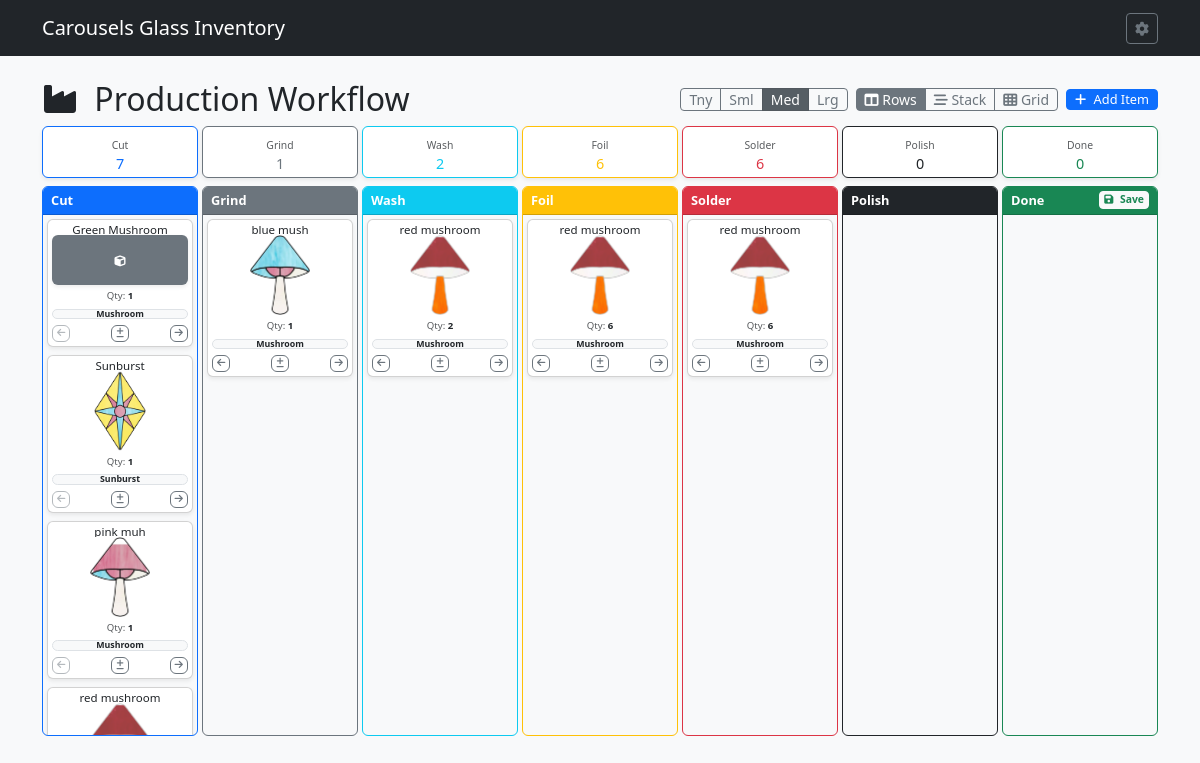
Screenshot of /production with the database file from the repository.
### tables this page shows
CREATE TABLE ICC (

    IPID INTEGER PRIMARY KEY AUTOINCREMENT,	--Item State ID
    ITEMID INTEGER,				--Item ID
    IPCUT INTEGER,				--Item num in Cut State
    IPGRND INTEGER,				--Item num in Grind State
    IPWASH INTEGER,				--Item num in Wash State
    IPFOIL INTEGER,				--Item num in Foil State
    IPSLDR INTEGER,				--Item num in Solder State
    IPPOLISH INTEGER,				--Item num in Polish State
    IPDONE INTEGER,				--Item num in Finished State
    IPTS TEXT,					--Item state time stamp

    FOREIGN KEY (ITEMID) REFERENCES ITM(ITEMID) ON DELETE CASCADE ON UPDATE CASCADE

);

CREATE TABLE ITM (

    ITEMID INTEGER PRIMARY KEY AUTOINCREMENT,	--Item ID
    ITMNAME TEXT,				--Item Name
    ITMIMG TEXT,				--Item Image
    ONEOFF INTEGER,				--One off Item
    VARIAT INTEGER,				--Is Variation Boolean
    ITMGRP TEXT,				--Item Group
    CURRENT INTEGER,				--Currently Being Sold Bool
    ITMPTRN TEXT,				--Item Pattern Image
    ITMSVG TEXT,				--Item SVG
    ITMNOTE TEXT,				--Item Notes
    ITMLEN TEXT,				--Item Length
    ITMWID TEXT,				--Item Width
    IMISLDR INTEGER,				--Item Solder IMI ID
    IMICAME INTEGER,				--Item CAME IMI ID
    IMIFOIL INTEGER,				--Item Foil IMI ID
    IMICHAIN INTEGER,				--Item Chain IMI ID
    IMIRING INTEGER,				--Item Ring IMI ID
    IMIWIRE INTEGER,				--Item Wire IMI ID
    PARENT INTEGER,				--Parent Item ID
    PATINA TEXT,				--Patina Type
    ISACTIVE INTEGER,				--Is Active Item

    FOREIGN KEY (ITMGRP) REFERENCES IGP(ITMGRP) ON DELETE SET NULL ON UPDATE CASCADE,
    FOREIGN KEY (IMISLDR) REFERENCES IMI(IMIID) ON DELETE SET NULL ON UPDATE CASCADE,
    FOREIGN KEY (IMICAME) REFERENCES IMI(IMIID) ON DELETE SET NULL ON UPDATE CASCADE,
    FOREIGN KEY (IMIFOIL) REFERENCES IMI(IMIID) ON DELETE SET NULL ON UPDATE CASCADE,
    FOREIGN KEY (IMICHAIN) REFERENCES IMI(IMIID) ON DELETE SET NULL ON UPDATE CASCADE,
    FOREIGN KEY (IMIRING) REFERENCES IMI(IMIID) ON DELETE SET NULL ON UPDATE CASCADE,
    FOREIGN KEY (IMIWIRE) REFERENCES IMI(IMIID) ON DELETE SET NULL ON UPDATE CASCADE,
    FOREIGN KEY (PATINA) REFERENCES PATINA(PATINA) ON DELETE SET NULL ON UPDATE CASCADE
);

### routes/production_routes.py (the view)
@production_bp.route('/production', methods=['GET'])
def production_board():
    db = get_db_from_app()
    query = """

        SELECT

            i.ITEMID, i.ITMNAME, i.ITMIMG, i.ITMGRP, i.ONEOFF, i.CURRENT, i.VARIAT, i.PARENT,

            c.IPID,

            COALESCE(c.IPCUT, 0) AS IPCUT,

            COALESCE(c.IPGRND, 0) AS IPGRND,

            COALESCE(c.IPWASH, 0) AS IPWASH,

            COALESCE(c.IPFOIL, 0) AS IPFOIL,

            COALESCE(c.IPSLDR, 0) AS IPSLDR,

            COALESCE(c.IPPOLISH, 0) AS IPPOLISH,

            COALESCE(c.IPDONE, 0) AS IPDONE,

            c.IPTS

        FROM ITM i

        LEFT JOIN ICC c ON i.ITEMID = c.ITEMID

        WHERE i.ISACTIVE = 1

        ORDER BY i.ITMNAME ASC

    """
    items = db.execute(query).fetchall()
    item_groups = db.execute("SELECT ITMGRP FROM IGP WHERE ISACTIVE = 1 OR ISACTIVE IS NULL ORDER BY ITMGRP ASC").fetchall()
    master_items = db.execute("""

        SELECT ITEMID, ITMNAME, ITMGRP, ONEOFF, CURRENT, VARIAT, PARENT

        FROM ITM

        WHERE ISACTIVE = 1

        ORDER BY ITMNAME ASC

    """).fetchall()
    summary_query = """

        SELECT

            SUM(COALESCE(IPCUT, 0)) as total_cut,

            SUM(COALESCE(IPGRND, 0)) as total_grind,

            SUM(COALESCE(IPWASH, 0)) as total_wash,

            SUM(COALESCE(IPFOIL, 0)) as total_foil,

            SUM(COALESCE(IPSLDR, 0)) as total_solder,

            SUM(COALESCE(IPPOLISH, 0)) as total_polish,

            SUM(COALESCE(IPDONE, 0)) as total_done

        FROM ICC

    """
    summary = db.execute(summary_query).fetchone()
    return render_template(
        'production_board.html',
        items=items,
        summary=summary,
        item_groups=item_groups,
        master_items=master_items
    )

### app.py (called while the page is built)
def get_db():
    conn = sqlite3.connect(DATABASE)
    conn.row_factory = sqlite3.Row
    conn.execute("PRAGMA foreign_keys = ON;")
    return conn

### routes/production_routes.py (called while the page is built)
def get_db_from_app():
    from __main__ import get_db
    return get_db()

### templates/production_board.html (shortened to what this page needs)
{% extends "base.html" %}
{% block content %}
<div class="row mb-2 align-items-center">
    <div class="col">
        <h2 class="mb-0"><i class="fas fa-industry me-2"></i> Production Workflow</h2>
    </div>
    <div class="col-auto d-flex gap-2 align-items-center">
        <div class="btn-group" role="group" aria-label="Card Size Switcher" id="cardSizeButtonGroup">
            <button type="button" class="btn btn-outline-secondary btn-sm py-0 px-2" id="sizeBtnTiny" title="Tiny Cards">Tny</button>
            <button type="button" class="btn btn-outline-secondary btn-sm py-0 px-2" id="sizeBtnSmall" title="Small Cards">Sml</button>
            <button type="button" class="btn btn-outline-secondary btn-sm active py-0 px-2" id="sizeBtnMedium" title="Medium Cards">Med</button>
            <button type="button" class="btn btn-outline-secondary btn-sm py-0 px-2" id="sizeBtnLarge" title="Large Cards">Lrg</button>
        </div>
        <div class="btn-group" role="group" aria-label="Board Layout Switcher">
            <button type="button" class="btn btn-outline-secondary btn-sm active py-0 px-2" id="layoutBtnHorizontal" title="Horizontal Layout">
                <i class="fas fa-columns"></i> Rows
            </button>
            <button type="button" class="btn btn-outline-secondary btn-sm py-0 px-2" id="layoutBtnVertical" title="Vertical Layout">
                <i class="fas fa-stream"></i> Stack
            </button>
            <button type="button" class="btn btn-outline-secondary btn-sm py-0 px-2" id="layoutBtnGrid" title="Grid Layout">
                <i class="fas fa-th"></i> Grid
            </button>
        </div>
        <button class="btn btn-primary btn-sm py-0 px-2" data-bs-toggle="modal" data-bs-target="#addItemModal" style="font-size: 0.8rem;">
            <i class="fas fa-plus me-1"></i> Add Item
        </button>
    </div>
</div>
<div class="row text-center mb-2 g-1" id="summary-cards">
    <div class="col"><div class="card shadow-sm border-primary"><div class="card-body p-1"><span class="text-muted small" style="font-size: 0.65rem;">Cut</span><h6 class="mb-0 text-primary" style="font-size: 0.9rem;" id="sum-cut">{{ summary.total_cut or 0 }}</h6></div></div></div>
    <div class="col"><div class="card shadow-sm border-secondary"><div class="card-body p-1"><span class="text-muted small" style="font-size: 0.65rem;">Grind</span><h6 class="mb-0 text-secondary" style="font-size: 0.9rem;" id="sum-grind">{{ summary.total_grind or 0 }}</h6></div></div></div>
    <div class="col"><div class="card shadow-sm border-info"><div class="card-body p-1"><span class="text-muted small" style="font-size: 0.65rem;">Wash</span><h6 class="mb-0 text-info" style="font-size: 0.9rem;" id="sum-wash">{{ summary.total_wash or 0 }}</h6></div></div></div>
    <div class="col"><div class="card shadow-sm border-warning"><div class="card-body p-1"><span class="text-muted small" style="font-size: 0.65rem;">Foil</span><h6 class="mb-0 text-warning" style="font-size: 0.9rem;" id="sum-foil">{{ summary.total_foil or 0 }}</h6></div></div></div>
    <div class="col"><div class="card shadow-sm border-danger"><div class="card-body p-1"><span class="text-muted small" style="font-size: 0.65rem;">Solder</span><h6 class="mb-0 text-danger" style="font-size: 0.9rem;" id="sum-solder">{{ summary.total_solder or 0 }}</h6></div></div></div>
    <div class="col"><div class="card shadow-sm border-dark"><div class="card-body p-1"><span class="text-muted small" style="font-size: 0.65rem;">Polish</span><h6 class="mb-0 text-dark" style="font-size: 0.9rem;" id="sum-polish">{{ summary.total_polish or 0 }}</h6></div></div></div>
    <div class="col"><div class="card shadow-sm border-success"><div class="card-body p-1"><span class="text-muted small" style="font-size: 0.65rem;">Done</span><h6 class="mb-0 text-success" style="font-size: 0.9rem;" id="sum-done">{{ summary.total_done or 0 }}</h6></div></div></div>
</div>
<div id="kanbanBoardContainer" class="kanban-layout-horizontal pb-2">
    {% set stages = [
        ('cut', 'Cut', 'primary', 'IPCUT'),
        ('grnd', 'Grind', 'secondary', 'IPGRND'),
        ('wash', 'Wash', 'info', 'IPWASH'),
        ('foil', 'Foil', 'warning', 'IPFOIL'),
        ('sldr', 'Solder', 'danger', 'IPSLDR'),
        ('polish', 'Polish', 'dark', 'IPPOLISH'),
        ('done', 'Done', 'success', 'IPDONE')
    ] %}
{% for key, label, color, col_field in stages %}
    <div class="kanban-column-wrapper">
        <div class="card bg-light border-{{ color }} h-100">
            <div class="card-header bg-{{ color }} text-white d-flex justify-content-between align-items-center py-1 px-2" style="font-size: 0.8rem;">
                <strong>{{ label }}</strong>
                {% if key == 'done' %}
                <button class="btn btn-light btn-sm py-0 px-1 text-success fw-bold" id="saveFinishedGlobalBtn" style="font-size: 0.65rem;" title="Save All Finished Items to Inventory">
                    <i class="fas fa-save me-1"></i> Save
                </button>
                {% endif %}
            </div>
            <div class="card-body p-1 kanban-stage" data-stage="{{ key }}" data-stage-index="{{ loop.index0 }}" data-stage-label="{{ label }}" style="min-height: 350px; max-height: 65vh; overflow-y: auto;">
                {% for item in items %}
                    {% set count = item[col_field] %}
                    {% if count and count > 0 %}
                    <div class="card mb-1 shadow-sm item-card" draggable="true" data-item-id="{{ item.ITEMID }}" data-item-name="{{ item.ITMNAME }}" data-current-stage="{{ key }}" data-current-index="{{ loop.index0 }}" data-available-qty="{{ count }}">
                        <div class="card-body p-1">
                            <div class="mb-0.5 text-center card-title-row">
                                <h6 class="card-title mb-0 text-truncate" style="font-size: 0.72rem; line-height: 1;">
                                    <a href="{{ url_for('item_bp.item_detail', item_id=item.ITEMID) }}" class="text-decoration-none text-dark" title="{{ item.ITMNAME }}">{{ item.ITMNAME }}</a>
                                </h6>
                            </div>
                            <div class="text-center mb-0.5">
                                {% if item.ITMIMG %}
                                    <div class="w-100 overflow-hidden bg-white rounded d-flex align-items-center justify-content-center item-img-wrapper" style="cursor: pointer;"
                                         data-bs-toggle="modal"
                                         data-bs-target="#imageModal"
                                         data-img-url="{{ url_for('static', filename=item.ITMIMG) }}"
                                         title="Click to pop up larger image">
                                        <img src="{{ url_for('static', filename=item.ITMIMG) }}"
                                             class="d-block card-img-scaled"
                                             style="max-width: 100%; max-height: 80px; width: auto; height: auto; object-fit: contain;"
                                             alt="{{ item.ITMNAME }}">
                                    </div>
                                {% else %}
                                    <div class="bg-secondary rounded w-100 d-flex align-items-center justify-content-center text-white shadow-sm item-img-placeholder" style="height: 50px; font-size: 11px;"><i class="fas fa-cube"></i></div>
                                {% endif %}
                            </div>
                            <div class="text-center mb-0.5" style="line-height: 1;">
                                <span class="text-muted" style="font-size: 0.6rem;">Qty: <strong class="item-qty text-dark">{{ count }}</strong></span>
                            </div>
                            <div class="mb-0.5 text-truncate card-group-row">
                                <span class="badge bg-light text-dark border w-100 text-truncate py-0" style="font-size: 0.55rem;" title="{{ item.ITMGRP or 'General' }}">{{ item.ITMGRP or 'General' }}</span>
                            </div>
                            <div class="d-flex justify-content-between align-items-center">
                                <button class="btn btn-outline-secondary btn-xxs py-0 px-1 move-backward-btn" style="font-size: 0.6rem;" title="Move Backward"><i class="fas fa-arrow-left move-icon-h"></i></button>
                                <button class="btn btn-outline-secondary btn-xxs py-0 px-1 qty-adjust-modal-btn" style="font-size: 0.6rem;" title="Adjust Quantity"><i class="fas fa-plus-minus"></i></button>
                                <button class="btn btn-outline-secondary btn-xxs py-0 px-1 move-forward-btn" style="font-size: 0.6rem;" title="Move Forward"><i class="fas fa-arrow-right move-icon-h"></i></button>
                            </div>
                        </div>
                    </div>
                    {% endif %}
                {% endfor %}
            </div>
        </div>
    </div>
    {% endfor %}
</div>
{% endblock %}

### templates/production_board.html (style rules this page uses)
#kanbanBoardContainer.kanban-layout-horizontal { display: flex; flex-direction: row; flex-wrap: nowrap; overflow-x: visible; gap: 0.25rem; }
#kanbanBoardContainer.kanban-layout-horizontal .kanban-column-wrapper { flex: 1 1 0; min-width: 0; }
.kanban-stage { display: grid; grid-template-columns: repeat(auto-fill, minmax(100px, 1fr)); gap: 0.25rem; align-content: start; }
#kanbanBoardContainer.card-size-medium .kanban-stage { grid-template-columns: repeat(auto-fill, minmax(100px, 1fr)); }
#kanbanBoardContainer.card-size-medium .item-img-wrapper { min-height: 50px; max-height: 80px; }
#kanbanBoardContainer.card-size-medium .card-img-scaled { max-height: 80px !important; }
#kanbanBoardContainer.card-size-medium .item-img-placeholder { height: 50px !important; }

### rows the page displays
ICC: ITMNAME "Green Mushroom", IPCUT "1", ITMGRP "Mushroom"
ICC: ITMNAME "Sunburst", ITMNAME (picture), IPCUT "1", ITMGRP "Sunburst"
ICC: ITMNAME "pink muh", ITMIMG (picture), IPCUT "1", ITMGRP "Mushroom"
ICC: ITMNAME "red mushroom", ITMIMG (picture), IPWASH "2", ITMGRP "Mushroom", count "6"
ICC: ITMNAME "blue mush", ITMIMG (picture), IPGRND "1", ITMGRP "Mushroom"

### other values shown
{{ summary.total_cut or 0 }} "7"
{{ summary.total_grind or 0 }} "1"
{{ summary.total_wash or 0 }} "2"
{{ summary.total_foil or 0 }} "6"
{{ summary.total_solder or 0 }} "6"
{{ summary.total_polish or 0 }} "0"
{{ summary.total_done or 0 }} "0"
{{ label }} "Cut" "Grind" "Wash" "Foil" "Solder" "Polish" "Done"
